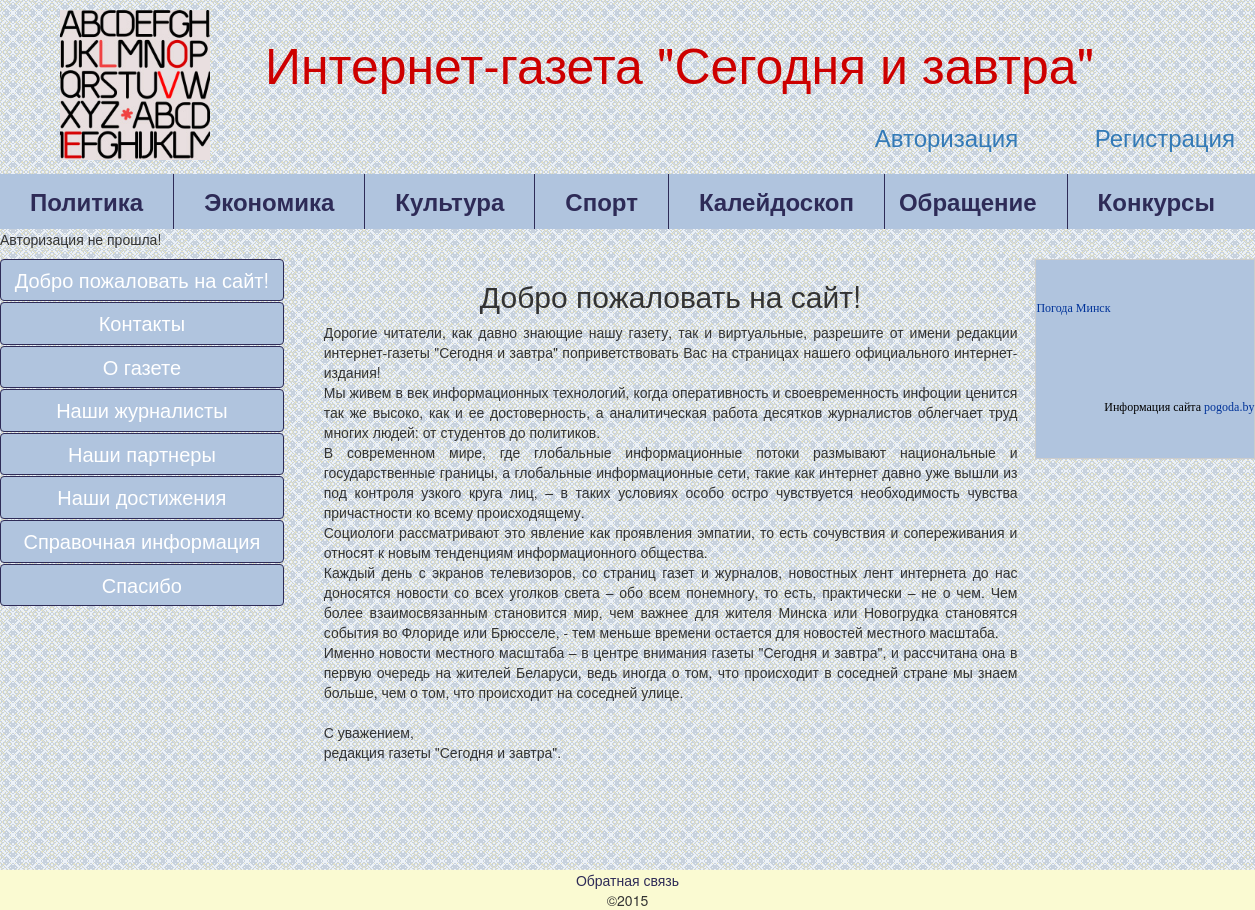
The page / on the database its author committed.
### tables this page shows
CREATE TABLE IF NOT EXISTS `maintexts` (
  `id` int(11) NOT NULL AUTO_INCREMENT,
  `name` tinytext NOT NULL,
  `body` text NOT NULL,
  `url` tinytext NOT NULL,
  `showhide` enum('show','hide') NOT NULL DEFAULT 'show',
  `lang` enum('ru','en') NOT NULL DEFAULT 'ru',
  `putdate` datetime NOT NULL,
  PRIMARY KEY (`id`)
);

### class/Database.php (called while the page is built, shortened)
<?php
class Database{
	private $host = DB_HOST;
	private $user = DB_USER;
	private $pass = DB_PASS;
	private $dbname = DB_NAME;
	private $port = DB_PORT;
	private $dbh;
	private $stmt;
public function __construct(){
	$dsn = 'mysql:host=' . $this->host . ';port='.$this->port.';dbname=' . $this->dbname;
	$options = array(
		PDO::ATTR_ERRMODE=>PDO::ERRMODE_EXCEPTION
	);
	try{
		$this->dbh = new PDO($dsn, $this->user, $this->pass, $options);
		$this->query("SET NAMES 'utf8'");
		$this->execute();
	}
	catch(PDOException $e){
		$this->error = $e->getMessage();
	}
  }
 public function query($query){
    $this->stmt = $this->dbh->prepare($query);
}
	public function execute(){
		return $this->stmt->execute();
	}
	public function resultset(){
		$this->execute();
		return $this->stmt->fetchAll(PDO::FETCH_ASSOC);
	}
	public function single(){
		$this->execute();
		return $this->stmt->fetch(PDO::FETCH_ASSOC);
	}
}

### templates/top.php (the view, shortened to what this page needs)
<?php require_once('class/Database.php');?>
<!DOCTYPE html>
<html>
<head>
<link type="text/css" rel="stylesheet" href="media/bootstrap/css/bootstrap.min.css" />
<link type="text/css" rel="stylesheet" href="media/bootstrap/css/bootstrap.css" />
<link type="text/css" rel="stylesheet" href="media/css/styles.css" />
</head>
<body>
<div class="all">
<div class="header" id="header">
<div class="logotype"><img src="media/img/logotype.jpg" title="Логотип сайта" /></div>
<div class="title"><h1><a href="index.php?url=index">Интернет-газета "Сегодня и завтра"</a></h1></div>
</div>
<?php
if($_SESSION['id']){
?>
<div class="user"><a href="logout.php">Выход</a></div>
<div class="user"><a href="cabinet.php">Личный кабинет</a></div>
<?php
}
else{
?>
<div class="vhod"><a href="reg.php">Регистрация</a></div>
<div class="login"><a href="login.php">Авторизация</a></div>
<?php
}
?>
<div class="content">
<div class="top_menu">
<div class="menu_item"><a href="#">Политика</a>
</div>
<div class="menu_item">
	<a href="#">Экономика</a>
</div>
<div class="menu_item"><a href="#">Культура</a>
</div>
<div class="menu_item"><a href="#">Спорт</a>
</div>
<div class="menu_item"><a href="#">Калейдоскоп</a>
</div>
<div class="menu_item"><a href="#">Обращение</a>
</div>
<div class="menu_item"><a href="#">Конкурсы</a></div>
</div>
<?php
if ($_SESSION['id']){
}
else{
	echo "Авторизация не прошла!";
}
?>
<div class="vrezka"></div>
<div class="col-md-3">
<?php
$database = new Database();
$database->query("select * from maintexts where showhide='show'");
$rows = $database->resultset();
foreach ($rows as $key=>$value){
?>
<a href="index.php?url=<?=$value['url']?>" class="btn btn-primary block"><?=$value['name']?></a>
<?php
}
?>
</div>
<div class="col-md-5">

### index.php
<?php require_once('templates/top.php');
		if($_GET['url']){
			$file=$_GET['url'];
		}
		else{
			$file='index';
		}
	$database = new Database();
	$query = "select * from maintexts where url='$file'";
	$database->query($query);
	$rows = $database->single();
   echo "<h2>".$rows['name']."</h2>";
   echo $rows['body'];
?>
<?php require_once('templates/bottom.php');
?>

### templates/bottom.php (shortened to what this page needs)
</div>
<div class="col-md-4">
<table width="220" height="200" style="background-color:#B0C4DE; border: #cccccc 1px solid; font-family:Tahoma; font-size:12px; color:#000000;" cellpadding="2" cellspacing="0">
<tr><td><a href="http://6.pogoda.by/26850" style="font-family:Tahoma; font-size:12px; color:#003399;" title="Погода Минск на 6 дней - Гидрометцентр РБ" target="_blank">Погода Минск</a>
</td></tr>
<tr><td align="right">Информация сайта <a href="http://www.pogoda.by" target="_blank" style="font-family:Tahoma; font-size:12px; color:#003399;">pogoda.by</a>
</td></tr>
</table>
</div>
</div>
</div>
<div class="footer">
<a href="mailto:purum_p91@mail">Обратная связь</a><br/>
&copy;2015
</div>
</body>
</html>

### media/css/styles.css (style rules this page uses)
body { margin:0;padding:0;min-height:100% }
table { float:right;position:relative;margin-right:-43px }
.all { display:table;height:100%;width:100% }
.header { height:120px; background:url(../img/bkgr_header.gif) }
.logotype { float:left;vertical-align:middle;padding-top:10px;padding-left:60px; }
.logotype img { height:150px }
.title { float:left;width:870px;margin-left:55px;padding-top:15px }
.title h1 a { color:#cd0000;padding:0;margin:0;font-size:50px }
.vhod { float:right;margin-right:20px;margin-bottom:20px;font-size:24px }
.login { width:200px;float:right;margin-right:20px;margin-bottom:10px;font-size:24px }
.top_menu { width:100%;margin:0 auto;background:#B0C4DE;display:-moz-box;display:-webkit-flex;display:flex; }
.top_menu a { padding:10px 10px;position:relative;text-align:center;color:#2E2B57;font-size:24px;text-decoration:none;font-weight:bolder;-moz-box-flex:1;-webkit-flex:1;flex:1;display:table-cell;border-right:1px solid #2E2B57; }
.top_menu a:last-child { border:none }
.menu_item { margin:0px;max-width:200px;position:relative; z-index:1000;text-align:center;display:table-cell;text-align:center; vertical-align:middle; }
.menu_item a { text-decoration:none;color:#2E2B57;display:table-cell;vertical-align:middle;padding:10px 30px;-moz-box-flex:1;-webkit-flex:1;flex:1; }
.col-md-3 { position:relative;margin-left:-15px; }
.col-md-3 a { display:block;font-size:20px;color:#fff;text-align:center }
.col-md-5 { text-align:justify;margin-left: 10px;margin-right: -10px; }
.col-md-5 h2 { text-align:center }
.vrezka { width:100;height:10px;background:url(../img/bkgr_header.gif) }
.content { background:url(../img/bkgr_header.gif);height:750px }
.footer { background-color:#FAFAD2;text-align:center; }
.footer a { color:#2E2B57;text-decoration:none; }

### rows shown on the page
maintexts: name "Добро пожаловать на сайт!", body "Дорогие читатели, как давно знающие нашу газету, так и виртуальные, разрешите от имени редакции интернет-газеты \"Сегодня и завтра\" поприветствовать Вас на страницах нашего официального интернет-издания! Мы живем в век информационных технологий, когда оперативность и своевременность инфоции ценится так же высоко, как и ее достоверность, а аналитическая работа десятков журналистов облегчает труд многих людей: от студентов до политиков. В современном мире, где глобальные информационные потоки размывают национальные и государственные границы, а глобальные информационные сети, такие как интернет давно уже вышли из под контроля узкого круга лиц, – в таких условиях особо остро чувствуется…"
maintexts: name "Контакты"
maintexts: name "О газете"
maintexts: name "Наши журналисты"
maintexts: name "Наши партнеры"
maintexts: name "Наши достижения"
maintexts: name "Справочная информация"
maintexts: name "Спасибо"
